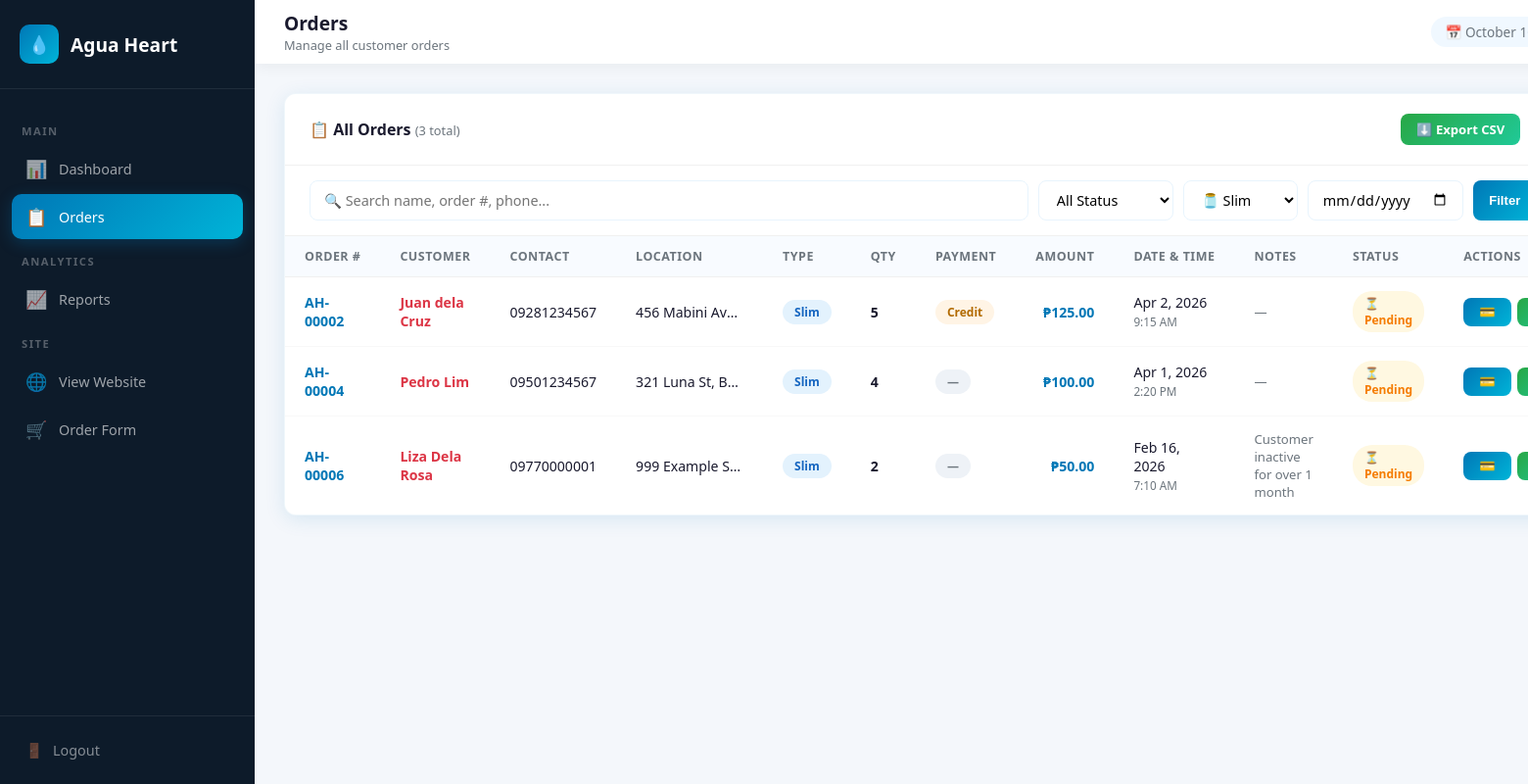
The app's page /admin/orders.php?type=Slim (signed in) with its own data.
### tables this page shows
CREATE TABLE IF NOT EXISTS orders (
    id INT AUTO_INCREMENT PRIMARY KEY,
    order_number VARCHAR(20) NOT NULL,
    customer_name VARCHAR(100) NOT NULL,
    contact_number VARCHAR(20) NULL,
    location TEXT NOT NULL,
    gallon_type ENUM('Slim','Round') NOT NULL,
    quantity INT NOT NULL,
    notes TEXT,
    status ENUM('Pending','Delivered','Cancelled') DEFAULT 'Pending',
    payment_type ENUM('paid','credit') NULL,
    amount DECIMAL(10,2) NULL,
    date_ordered DATE NOT NULL,
    time_ordered TIME NOT NULL,
    created_at TIMESTAMP DEFAULT CURRENT_TIMESTAMP
);

### admin/orders.php (the view, shortened to what this page needs)
<?php
require_once '../includes/db.php';
$perPage = 15;
$page = max(1, (int)($_GET['page'] ?? 1));
$offset = ($page - 1) * $perPage;
$search  = trim($_GET['search'] ?? '');
$status  = $_GET['status'] ?? '';
$type    = $_GET['type'] ?? '';
$date    = $_GET['date'] ?? '';
$where = [];
$params = [];
$types = '';
if ($type)   { $where[] = "gallon_type = ?"; $params[] = $type; $types .= 's'; }
$whereSQL = $where ? 'WHERE ' . implode(' AND ', $where) : '';
$countStmt = $conn->prepare("SELECT COUNT(*) as c FROM orders $whereSQL");
if ($params) $countStmt->bind_param($types, ...$params);
$countStmt->execute();
$total = $countStmt->get_result()->fetch_assoc()['c'];
$stmt = $conn->prepare("SELECT * FROM orders $whereSQL ORDER BY created_at DESC LIMIT ? OFFSET ?");
$allParams = array_merge($params, [$perPage, $offset]);
$allTypes = $types . 'ii';
$stmt->bind_param($allTypes, ...$allParams);
$stmt->execute();
$orders = $stmt->get_result();
$inactiveCustomers = getInactiveCustomers($conn);
?>
<!DOCTYPE html>
<html lang="en">
<head>
    <link rel="stylesheet" href="../assets/css/admin.css">
</head>
<body>
<div class="admin-layout">
    <aside class="sidebar" id="sidebar">
        <div class="sidebar-header">
            <a href="../index.php" class="sidebar-logo">
                <div class="logo-icon">💧</div>
                <span>Agua Heart</span>
            </a>
        </div>
        <nav class="sidebar-nav">
            <div class="nav-label">Main</div>
            <a href="dashboard.php"><span class="nav-icon">📊</span> Dashboard</a>
            <a href="orders.php" class="active"><span class="nav-icon">📋</span> Orders</a>
            <div class="nav-label">Analytics</div>
            <a href="reports.php"><span class="nav-icon">📈</span> Reports</a>
            <div class="nav-label">Site</div>
            <a href="../index.php" target="_blank"><span class="nav-icon">🌐</span> View Website</a>
            <a href="../order.php" target="_blank"><span class="nav-icon">🛒</span> Order Form</a>
        </nav>
        <div class="sidebar-footer">
            <a href="logout.php"><span>🚪</span> Logout</a>
        </div>
    </aside>
    <div class="main-content">
        <div class="topbar">
            <div style="display:flex;align-items:center;gap:15px">
                <div class="topbar-left">
                    <h2>Orders</h2>
                    <p>Manage all customer orders</p>
                </div>
            </div>
            <div class="topbar-right">
                <div class="topbar-date">📅 <?= date('F j, Y') ?></div>
            </div>
        </div>
        <div class="page-content">
            <div class="table-card">
                <div class="table-header">
                    <h3>📋 All Orders <span style="font-size:0.8rem;color:#6c757d;font-weight:400">(<?= $total ?> total)</span></h3>
                    <div class="table-actions">
                        <a href="reports.php?export=csv<?= $search ? '&search='.urlencode($search) : '' ?><?= $status ? '&status='.urlencode($status) : '' ?>" class="btn-sm btn-success">⬇️ Export CSV</a>
                    </div>
                </div>
                <form method="GET" class="search-filter">
                    <input type="text" name="search" class="search-input"
                           placeholder="🔍 Search name, order #, phone..."
                           value="<?= htmlspecialchars($search) ?>">
                    <select name="status" class="filter-select">
                        <option value="">All Status</option>
                    </select>
                    <select name="type" class="filter-select">
                        <option value="Slim" <?= $type==='Slim'?'selected':'' ?>>🫙 Slim</option>
                    </select>
                    <input type="date" name="date" class="filter-select" value="<?= htmlspecialchars($date) ?>">
                    <button type="submit" class="btn-sm btn-primary">Filter</button>
                </form>
                <div class="table-wrap">
                    <table>
                        <thead>
                            <tr>
                                <th>Order #</th>
                                <th>Customer</th>
                                <th>Contact</th>
                                <th>Location</th>
                                <th>Type</th>
                                <th>Qty</th>
                                <th>Payment</th>
                                <th style="text-align:right">Amount</th>
                                <th>Date & Time</th>
                                <th>Notes</th>
                                <th>Status</th>
                                <th>Actions</th>
                            </tr>
                        </thead>
                        <tbody>
                        <?php if ($orders->num_rows === 0): ?>
                            <tr><td colspan="12" style="text-align:center;padding:40px;color:#6c757d">No orders found.</td></tr>
                        <?php else: ?>
                        <?php while ($row = $orders->fetch_assoc()):
                            $price = $row['gallon_type'] === 'Slim' ? PRICE_SLIM : PRICE_ROUND;
                            $itemAmount = $price * $row['quantity'];
                            $paymentType = $row['payment_type'] ?? null;
                            $paymentBadge = $paymentType === 'paid' ? 'badge-paid' : ($paymentType === 'credit' ? 'badge-credit' : 'badge-neutral');
                            $paymentText = $paymentType === 'paid' ? 'Paid' : ($paymentType === 'credit' ? 'Credit' : '—');
                            $amount = $row['amount'] !== null && $row['amount'] !== '' ? (float)$row['amount'] : $itemAmount;
                            $isInactive = isset($inactiveCustomers[$row['customer_name']]);
                        ?>
                            <tr>
                                <td><strong style="color:#0077b6"><?= htmlspecialchars($row['order_number']) ?></strong></td>
                                <td>
                                    <div style="<?= $isInactive ? 'color:#dc3545;font-weight:700' : '' ?>"><?= htmlspecialchars($row['customer_name']) ?></div>
                                </td>
                                <td><?= htmlspecialchars($row['contact_number']) ?></td>
                                <td style="max-width:150px;white-space:nowrap;overflow:hidden;text-overflow:ellipsis" title="<?= htmlspecialchars($row['location']) ?>"><?= htmlspecialchars($row['location']) ?></td>
                                <td><span class="badge badge-<?= strtolower($row['gallon_type']) ?>"><?= $row['gallon_type'] ?></span></td>
                                <td><strong><?= $row['quantity'] ?></strong></td>
                                <td>
                                    <span class="badge <?= htmlspecialchars($paymentBadge) ?>"><?= htmlspecialchars($paymentText) ?></span>
                                </td>
                                <td class="amount-cell"><strong style="color:#0077b6">₱<?= number_format($amount, 2, '.', ',') ?></strong></td>
                                <td>
                                    <?= date('M j, Y', strtotime($row['date_ordered'])) ?><br>
                                    <small style="color:#6c757d"><?= date('g:i A', strtotime($row['time_ordered'])) ?></small>
                                </td>
                                <td style="max-width:120px;font-size:0.82rem;color:#6c757d">
                                    <?= $row['notes'] ? htmlspecialchars(substr($row['notes'], 0, 40)) . (strlen($row['notes']) > 40 ? '...' : '') : '—' ?>
                                </td>
                                <td>
                                    <span class="badge badge-<?= strtolower($row['status']) ?>">
                                        <?= $row['status'] === 'Pending' ? '⏳' : ($row['status'] === 'Delivered' ? '✅' : '❌') ?>
                                        <?= $row['status'] ?>
                                    </span>
                                </td>
                                <td>
                                    <div class="action-btns">
                                        <button type="button" class="btn-sm btn-primary payment-edit-btn"
                                                data-order-id="<?= (int)$row['id'] ?>"
                                                data-payment-type="<?= htmlspecialchars($paymentType ?? '') ?>"
                                                data-amount="<?= htmlspecialchars((string)($row['amount'] !== null && $row['amount'] !== '' ? $row['amount'] : number_format($amount, 2, '.', ''))) ?>"
                                                title="Edit payment">💳</button>
                                        <?php if ($row['status'] === 'Pending'): ?>
                                            <button class="btn-sm btn-success" onclick="updateStatus(<?= $row['id'] ?>,'Delivered')" title="Mark Delivered">✅</button>
                                        <?php elseif ($row['status'] === 'Delivered'): ?>
                                            <button class="btn-sm btn-warning" onclick="updateStatus(<?= $row['id'] ?>,'Pending')" title="Revert to Pending">↩️</button>
                                        <?php else: ?>
                                            <button class="btn-sm btn-warning" onclick="updateStatus(<?= $row['id'] ?>,'Pending')" title="Revert to Pending">↩️</button>
                                        <?php endif; ?>
                                    </div>
                                </td>
                            </tr>
                        <?php endwhile; ?>
                        <?php endif; ?>
                        </tbody>
                    </table>
                </div>
            </div>
        </div>
    </div>
</div>
</body>
</html>

### records on screen
orders: order_number "AH-00002", customer_name "Juan dela Cruz", contact_number "09281234567", location "456 Mabini Av…", gallon_type "Slim", quantity "5", payment_type "Credit", amount "125.00", date_ordered "Apr 2, 2026", time_ordered "9:15 AM", status "Pending"
orders: order_number "AH-00004", customer_name "Pedro Lim", contact_number "09501234567", location "321 Luna St, B…", gallon_type "Slim", quantity "4", paymentText "—", amount "100.00", date_ordered "Apr 1, 2026", time_ordered "2:20 PM", status "Pending"
orders: order_number "AH-00006", customer_name "Liza Dela Rosa", contact_number "09770000001", location "999 Example S…", gallon_type "Slim", quantity "2", paymentText "—", amount "50.00", date_ordered "Feb 16, 2026", time_ordered "7:10 AM", notes "Customer inactive for over 1 month", status "Pending"

### other values on screen
$total "3"
